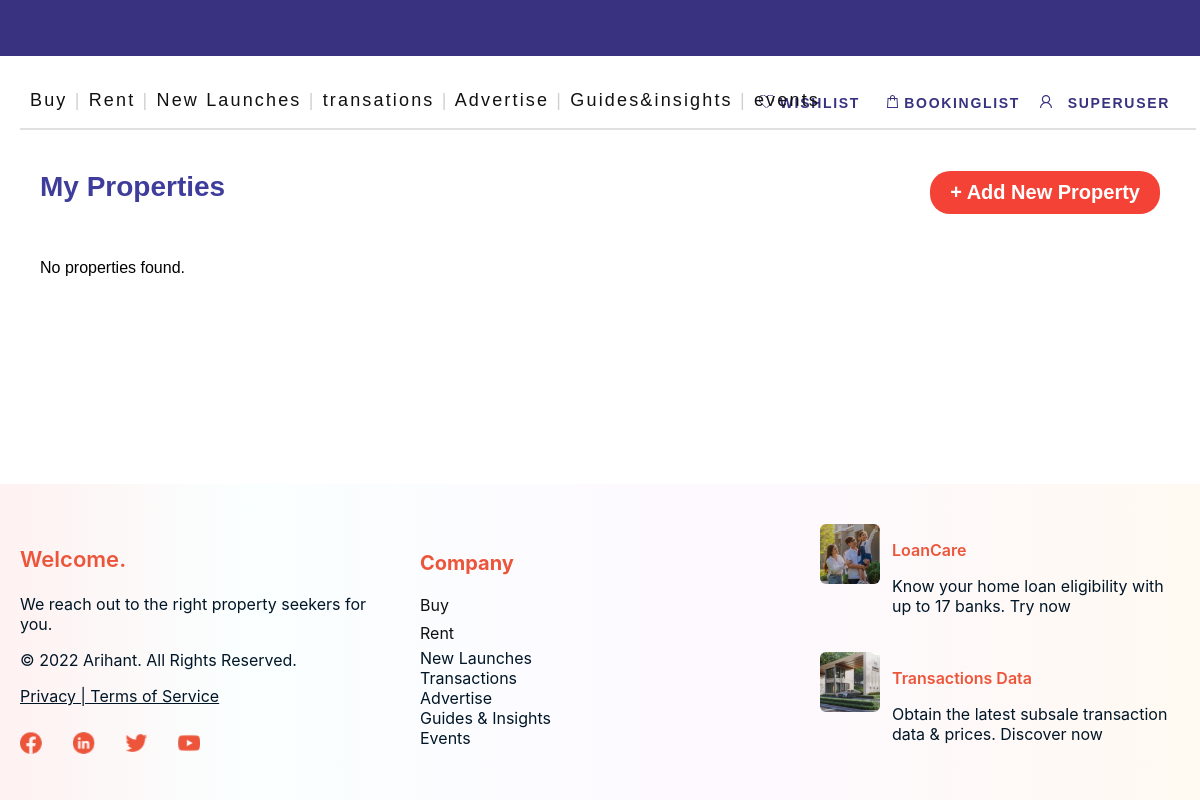
Page /accounts/my-properties/ (signed in) on the earlier database version.
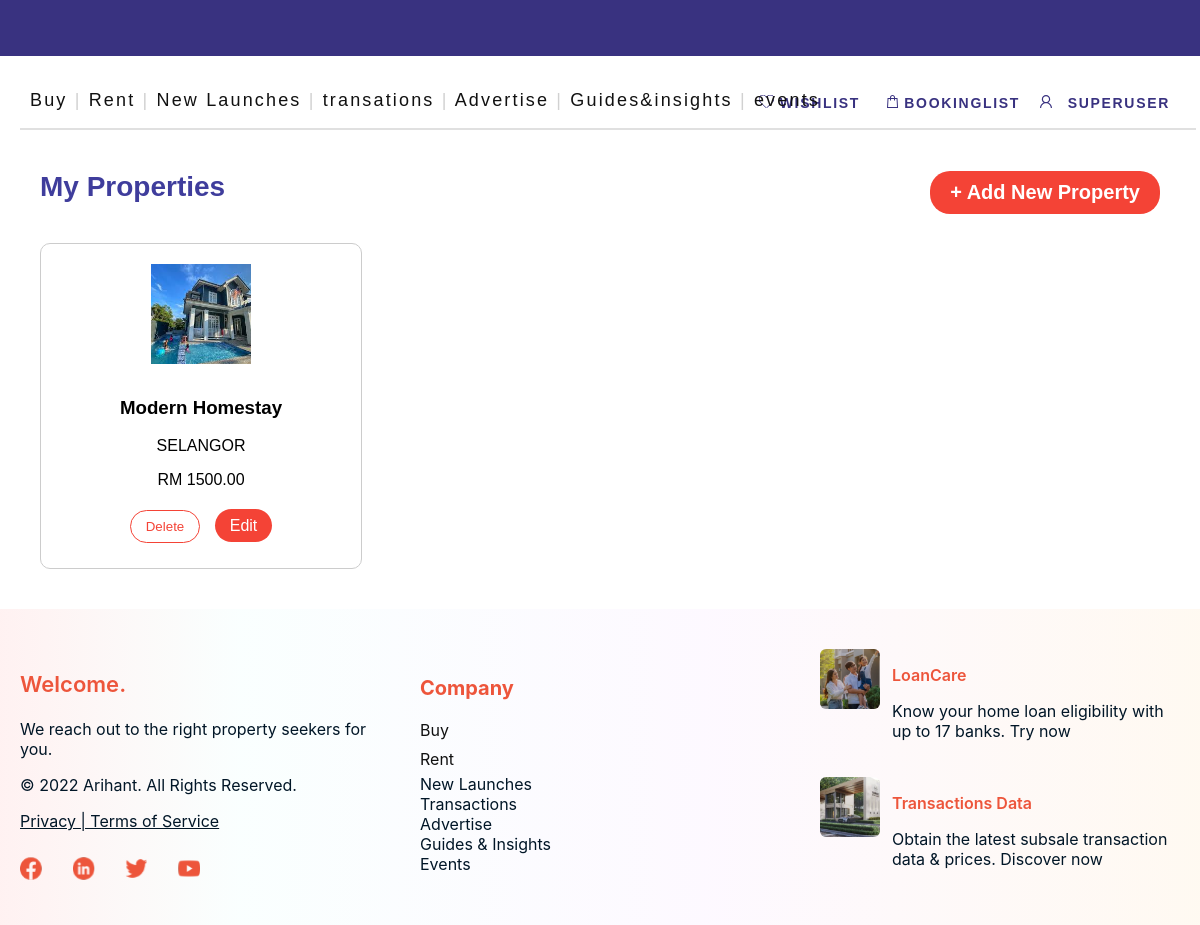
Same page on the later database version.
### proplistpage/models.py (models this page shows, shortened)
class Property(models.Model):
    LOCATION_CHOICES = [
        ('KUALA LUMPUR', 'Kuala Lumpur'),
        ('SELANGOR', 'Selangor'),
        ('PENANG', 'Penang'),
        ('OTHERS', 'Others'),
    ]
    PROPERTY_TYPE_CHOICES = [
        ('sale', 'For Sale'),
        ('rent', 'For Rent'),
    ]
    user = models.ForeignKey(User, on_delete=models.CASCADE)  # 🔥 Add this line
    title = models.CharField(max_length=100)
    location = models.CharField(max_length=100, choices=LOCATION_CHOICES)
    price = models.DecimalField(max_digits=10, decimal_places=2)
    description = models.TextField()
    address = models.CharField(max_length=200, blank=True)
    detail = models.TextField(blank=True)
    image = models.ImageField(upload_to='property_images/')
    address = models.CharField(max_length=200, blank=True)  # 具体地址
    detail = models.TextField(blank=True)  # 房屋详情
    image = models.ImageField(upload_to='property_images/')
    PROPERTY_TYPE_CHOICES = [
        ('sale', 'For Sale'),
        ('rent', 'For Rent'),
    ]
    type = models.CharField(max_length=10, choices=PROPERTY_TYPE_CHOICES, default='sale')
    is_booked = models.BooleanField(default=False)

### userAccount/views.py (the view)
# urls.py: path('my-properties/', my_properties, name='my_properties'),
def my_properties(request):
    properties = Property.objects.filter(user=request.user)
    return render(request, 'accounts/my_properties.html', {'properties': properties})

### userAccount/templates/accounts/my_properties.html (shortened to what this page needs)
{% load static %}
<!DOCTYPE html>
<html lang="en">
<head>
</head>
<body>
<div class="layout-wrapper">
    <main class="layout-content">
<div class="frame-229">
<div class="rectangle-645"></div>
   <a href="{% url 'booking_list' %}" style="padding:500px 0px 500px 0px;text-decoration:none">
        <div class="bookinglist"><img src="{% static 'images/vector1.svg' %}"/>
         BookingList</div>
        </a>
    <div class="navbar">
      <div class="account">
          <img src="{% static 'images/vector2.svg' %}"/>
        {% if user.is_authenticated %}
          <div class="dropdown">
            <button class="dropbtn">{{ user.username }}</button>
          </div>
        {% else %}
            <a href="{% url 'login' %}"><span>Account</span></a>
        {% endif %}
      </div>
    </div>
    <a href="{% url 'saved_properties' %}" style="text-decoration:none;padding:40px 0px 30px 0px;">
        <div class="wishlist"><img src="{% static 'images/vector3.svg' %}"/>
         Wishlist</div>
        </a>
    <div class="rectangle-7"></div>
    <div class="buy-rent-new-launches-transations-advertise-guies-insights-events">
    <span>
    <span class="buy-rent-new-launches-transations-advertise-guies-insights-events-span">
              <a href="{% url 'proplistpage:property-list' %}" style="text-decoration:none;color: #111111">Buy</a>
            </span>
    <span class="buy-rent-new-launches-transations-advertise-guies-insights-events-span3">
              |
            </span>
    <span class="buy-rent-new-launches-transations-advertise-guies-insights-events-span2">
              <a href="{% url 'rentlistpage:rent-list' %}" style="text-decoration:none; color: #111111;
              font-family: Inter-Medium, sans-serif;font-weight: 500">Rent</a>
            </span>
    <span class="buy-rent-new-launches-transations-advertise-guies-insights-events-span3">
              |
            </span>
    <span class="buy-rent-new-launches-transations-advertise-guies-insights-events-span2">
              New Launches
            </span>
    <span class="buy-rent-new-launches-transations-advertise-guies-insights-events-span3">
              |
            </span>
    <span class="buy-rent-new-launches-transations-advertise-guies-insights-events-span2">
              transations
            </span>
    <span class="buy-rent-new-launches-transations-advertise-guies-insights-events-span3">
              |
            </span>
    <span class="buy-rent-new-launches-transations-advertise-guies-insights-events-span2">
              Advertise
            </span>
    <span class="buy-rent-new-launches-transations-advertise-guies-insights-events-span3">
              |
            </span>
    <span class="buy-rent-new-launches-transations-advertise-guies-insights-events-span2">
              Guides&amp;insights
            </span>
    <span class="buy-rent-new-launches-transations-advertise-guies-insights-events-span3">
              |
            </span>
    <span class="buy-rent-new-launches-transations-advertise-guies-insights-events-span2">
              events
            </span>
    </span>
    </div>
    </div>
    <div class="container">
        <h2 class="page-title">My Properties
        <a href="{% url 'add_my_property' %}" class="btn-add">+ Add New Property</a>
        </h2>
        <div class="property-grid">
            {% for prop in properties %}
            <div class="property-card">
                <img src="{{ prop.image.url }}" alt="Property Image" class="property-img">
                <h3>{{ prop.title }}</h3>
                <p>{{ prop.location }}</p>
                <p>RM {{ prop.price }}</p>
                <div class="property-actions">
                    <form action="{% url 'delete_my_property' prop.id %}" method="post" style="display:inline" onsubmit="return confirm('Are you sure you want to delete this property?');">
                        <button type="submit" class="btn-delete">Delete</button>
                    </form>
                    <a href="{% url 'edit_my_property' prop.id %}" class="btn-edit">Edit</a>
                </div>
            </div>
            {% empty %}
            <p>No properties found.</p>
            {% endfor %}
        </div>
    </div>
    </main>
    <footer class="site-footer">
  <div class="footer-container">
    <div class="footer-column left">
      <p class="footer-title">Welcome.</p>
      <p class="footer-subtitle">We reach out to the right property seekers for you.</p>
        <p>© 2022 Arihant. All Rights Reserved.</p> <p style="text-decoration:underline">Privacy | Terms of Service</p>
    <img src="{% static 'images/icon0.svg' %}" alt="Logo" class="footer-logo">
    </div>
    <div class="footer-column middle">
      <h4>Company</h4>
      <ul>
        <li><a href="{% url 'proplistpage:property-list' %}">Buy</a></li>
        <li><a href="{% url 'rentlistpage:rent-list' %}">Rent</a></li>
        <li>New Launches</li>
        <li>Transactions</li>
        <li>Advertise</li>
        <li>Guides & Insights</li>
        <li>Events</li>
      </ul>
    </div>
    <div class="footer-column right">
      <div class="card">
        <img src="{% static 'images/image20.png' %}" alt="LoanCare">
        <div>
          <p class="card-title">LoanCare</p>
          <p>Know your home loan eligibility with up to 17 banks. Try now</p>
        </div>
      </div>
      <div class="card">
        <img src="{% static 'images/image21.png' %}" alt="Transactions">
        <div>
          <p class="card-title">Transactions Data</p>
          <p>Obtain the latest subsale transaction data & prices. Discover now</p>
        </div>
      </div>
    </div>
  </div>
</footer>
</div>
</body>
</html>

### userAccount/templates/accounts/my_properties.html (style rules this page uses)
body { margin: 0; padding: 0; font-family: Arial, sans-serif; overflow-x: hidden; }
.container { padding: 40px; }
.layout-wrapper { display: flex; flex-direction: column; min-height: 100vh; }
.layout-content { flex: 1; }
.page-title { font-size: 28px; color: #3f3d9c; margin-top: 110px; }
.btn-add { font-size: 20px; background-color: #f44336; color: white; padding: 10px 20px; border-radius: 20px; text-decoration: none; float: right; }
.property-grid { display: flex; flex-wrap: wrap; gap: 20px; margin-top: 40px; clear: both; }
.property-card { border: 1px solid #ccc; padding: 20px; width: 280px; text-align: center; border-radius: 10px; }
.property-img { width: 100px; height: 100px; object-fit: cover; margin-bottom: 10px; }
.property-actions { margin-top: 10px; }
.btn-delete, .btn-edit { padding: 8px 15px; border-radius: 20px; border: none; margin: 5px; cursor: pointer; text-decoration: none; color: white; }
.btn-delete { background-color: white; color: #f44336; border: 1px solid #f44336; }
.btn-edit { background-color: #f44336; }
.rectangle-645 { background: #393280; width: 100%; height: 56px; position: absolute; }
.rectangle-7 { background: #e0e0e0; width: 98%; height: 2px; position: absolute; left: 20px; top: 130px; transform-origin: 0 0; transform: rotate(0deg) scale(1, -1); }
.account { color: #393280; text-align: left; font-family: "Inter-SemiBold", sans-serif; font-size: 14px; letter-spacing: 0.12em; font-weight: 600; text-transform: uppercase; position: absolute; right: 20px; top: 85px; cursor: pointer; }
.navbar { display: flex; justify-content: space-between; align-items: center; padding: 0 30px; }
.dropdown { position: relative; display: inline-block; }
.dropbtn { background-color: transparent; border: none; cursor: pointer; color: #393280; text-align: left; font-family: "Inter-SemiBold", sans-serif; font-size: 14px; letter-spacing: 0.12em; font-weight: 600; text-transform: uppercase; padding: 10px 10px 10px 10px; }
.wishlist { color: #393280; text-align: left; font-family: "Inter-SemiBold", sans-serif; font-size: 14px; letter-spacing: 0.12em; font-weight: 600; text-transform: uppercase; position: absolute; right: 330px; top: 85px; padding: 10px 10px 10px 10px; cursor: pointer; }
.buy-rent-new-launches-transations-advertise-guies-insights-events { text-align: left; font-family: "-", sans-serif; font-size: 18px; letter-spacing: 0.12em; font-weight: 400; position: relative; top: 90px; left: 30px; }
.buy-rent-new-launches-transations-advertise-guies-insights-events-span { color: #ed553b; font-family: "Inter-Medium", sans-serif; font-weight: 500; }
.buy-rent-new-launches-transations-advertise-guies-insights-events-span2 { color: #111111; font-family: "Inter-Medium", sans-serif; font-weight: 500; }
.buy-rent-new-launches-transations-advertise-guies-insights-events-span3 { color: #d1d1d1; font-family: "Inter-Medium", sans-serif; font-weight: 500; }
.site-footer { background: linear-gradient(90deg, rgba(255, 229, 229, 0.52), rgba(245, 255, 254, 0.52) 20%, rgba(252, 243, 255, 0.52) 60%, rgba(255, 244, 229, 0.52) 100%); padding: 40px 20px 20px; font-family: "Inter", sans-serif; color: #011627; }
.footer-container { display: flex; flex-wrap: wrap; justify-content: space-between; max-width: 1200px; margin: auto; gap: 40px; }
.footer-column { flex: 1; min-width: 250px; }
.footer-column h4 { color: #ed553b; font-size: 20px; margin-bottom: 10px; }
.footer-column ul { list-style: none; padding: 0; }
.footer-column ul li a { color: #111; text-decoration: none; line-height: 1.8; font-size: 16px; }
.footer-column.left .footer-title { font-size: 22px; font-weight: 600; color: #ed553b; }
.footer-column.left .footer-subtitle { font-size: 16px; margin-top: 10px; }
.footer-column.right .card { display: flex; gap: 12px; margin-bottom: 20px; }
.footer-column.right .card img { width: 60px; height: 60px; border-radius: 6px; object-fit: cover; }
.card-title { font-weight: 600; color: #ed553b; }
.footer-logo { width: 180px; margin-top: 10px; }
.bookinglist { color: #393280; text-align: left; font-family: "Inter-SemiBold", sans-serif; font-size: 14px; letter-spacing: 0.12em; font-weight: 600; text-transform: uppercase; position: absolute; right: 170px; top: 85px; padding: 10px 10px 30px 10px; cursor: pointer; }

Differences in the rows shown:
added Property: image (picture), title "Modern Homestay", location "SELANGOR", price "1500.00"
Other differences:
text no longer shown: "No properties found."
